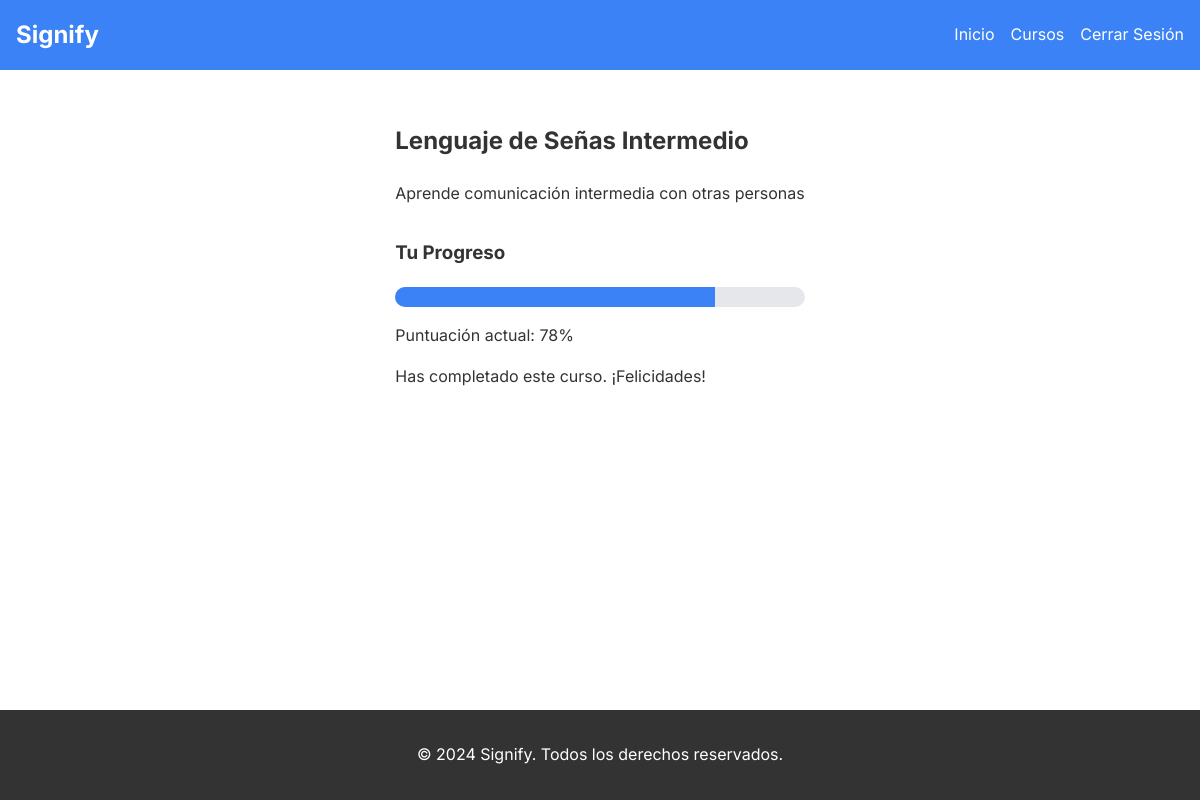
The app's page /course/5 (signed in) with its own data.
### app.py (models this page shows)
class Course(db.Model):
    id = db.Column(db.Integer, primary_key=True)
    name = db.Column(db.String(100), nullable=False)
    description = db.Column(db.Text)
    evaluations = db.relationship('Evaluation', backref='course', lazy=True)

class Evaluation(db.Model):
    id = db.Column(db.Integer, primary_key=True)
    user_id = db.Column(db.Integer, db.ForeignKey('user.id'), nullable=False)
    course_id = db.Column(db.Integer, db.ForeignKey('course.id'), nullable=False)
    score = db.Column(db.Float, default=0.0)
    completed = db.Column(db.Boolean, default=False)

### app.py (the view)
@app.route('/course/<int:course_id>')
@login_required
def course_detail(course_id):
    course = Course.query.get_or_404(course_id)
    evaluation = Evaluation.query.filter_by(user_id=current_user.id, course_id=course_id).first()
    if not evaluation:
        evaluation = Evaluation(user_id=current_user.id, course_id=course_id, score=0)
        db.session.add(evaluation)
        db.session.commit()
    return render_template('course_detail.html', course=course, evaluation=evaluation)

### app.py (called while the page is built)
@login_manager.user_loader
def load_user(user_id):
    return User.query.get(int(user_id))

### templates/course_detail.html (shortened to what this page needs)
{% extends "layout.html" %}
{% block extra_css %}
    <link rel="stylesheet" href="{{ url_for('static', filename='css/estilosContenidos.css') }}">
{% endblock %}
{% block content %}
    <h2>{{ course.name }}</h2>
    <p>{{ course.description }}</p>
    <div class="progress-section">
        <h3>Tu Progreso</h3>
        <div class="progress-bar">
            <div id="progress-bar-fill" class="progress-bar-fill"></div>
        </div>
        <p>Puntuación actual: {{ evaluation.score|round|int }}%</p>
    </div>
    {% if evaluation.completed %}
        <p>Has completado este curso. ¡Felicidades!</p>
    {% else %}
        <a href="{{ url_for('quiz', course_id=course.id) }}" class="btn">Iniciar Cuestionario</a>
    {% endif %}
{% endblock %}

### static/css/layout.css (style rules this page uses)
body { font-family: 'Inter', sans-serif; line-height: 1.6; color: #333; margin: 0; padding: 0; display: flex; flex-direction: column; min-height: 100vh; }

### static/css/estilosContenidos.css (style rules this page uses)
.progress-bar { width: 100%; height: 20px; background-color: #e5e7eb; border-radius: 10px; overflow: hidden; margin-top: 0.5rem; margin-bottom: 0.5rem; }
.progress-bar-fill { height: 100%; background-color: #3b82f6; transition: width 0.3s ease; }
.progress-section { margin-top: 2rem; }

### records on screen
Course: name "Lenguaje de Señas Intermedio", description "Aprende comunicación intermedia con otras personas"
Evaluation: score "78"
